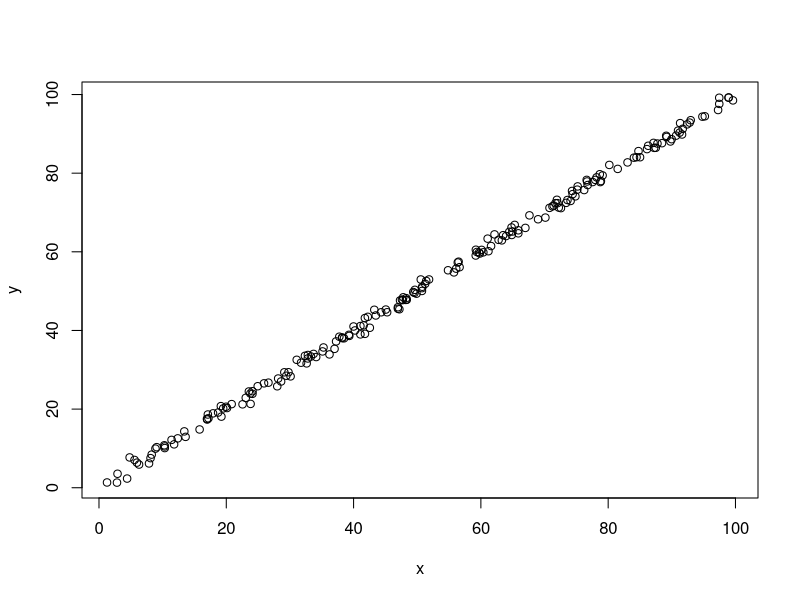
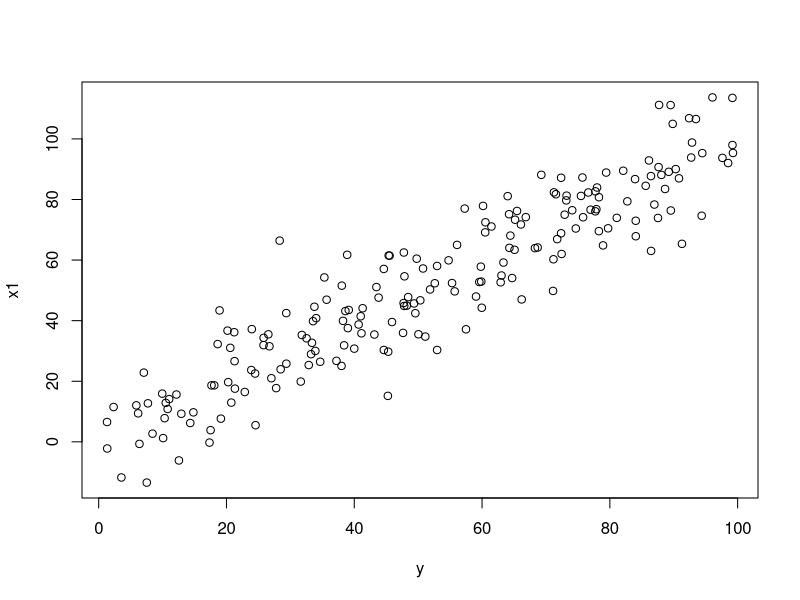
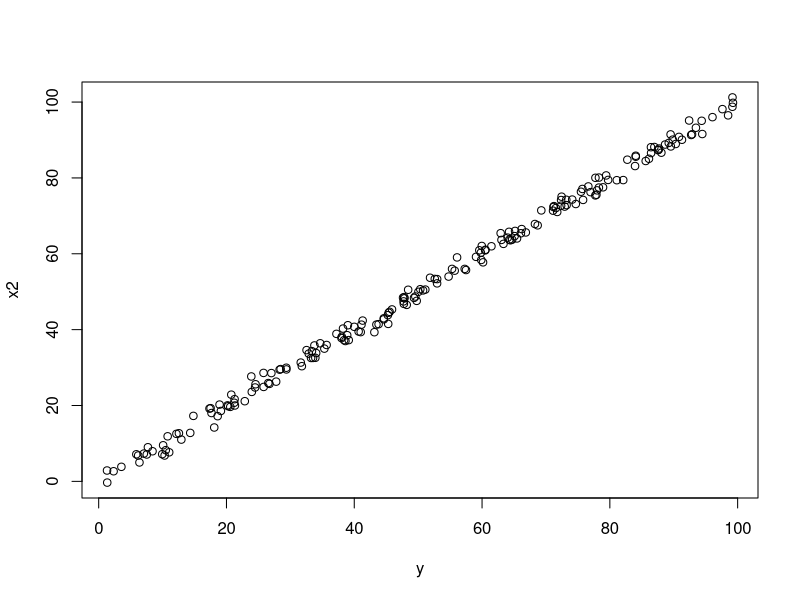
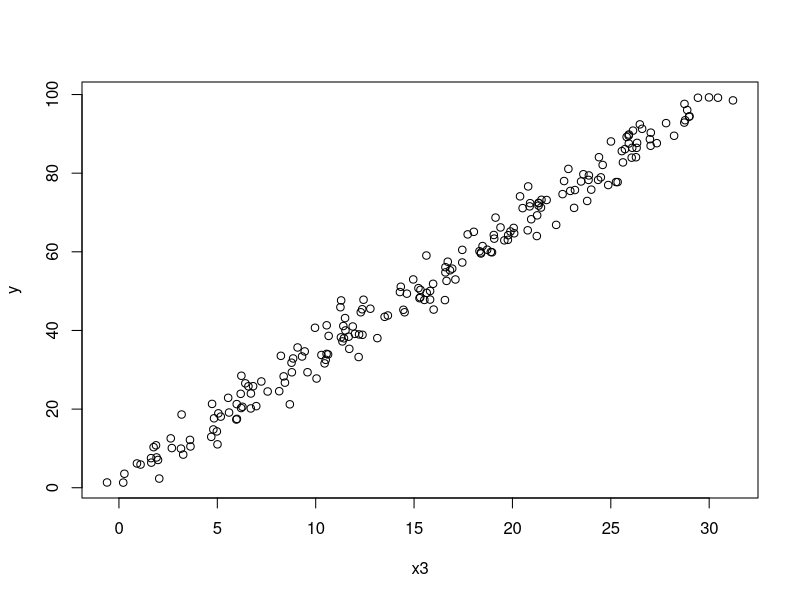

Source code (R) for these figures, in order:
## ---- chunk 1
knitr::opts_chunk$set(echo = TRUE)
## ---- chunk 2

set.seed(1)

y = runif(200,0,100)
x = rnorm(200,y,1)

plot (x,y)
linear = lm(y~x)
linear

x1 = rnorm(200,y,10)
plot(y,x1)
linear1 =  lm(y~x)
linear1

x2 = rnorm(200, rnorm(200,y,1),1)
plot(y,x2)
linear2 = lm(y~x2)
linear2

x3 =  rnorm(200, 0.3*y, 1)

plot(x3,y)
linear3 = lm(y~x3)
linear3
